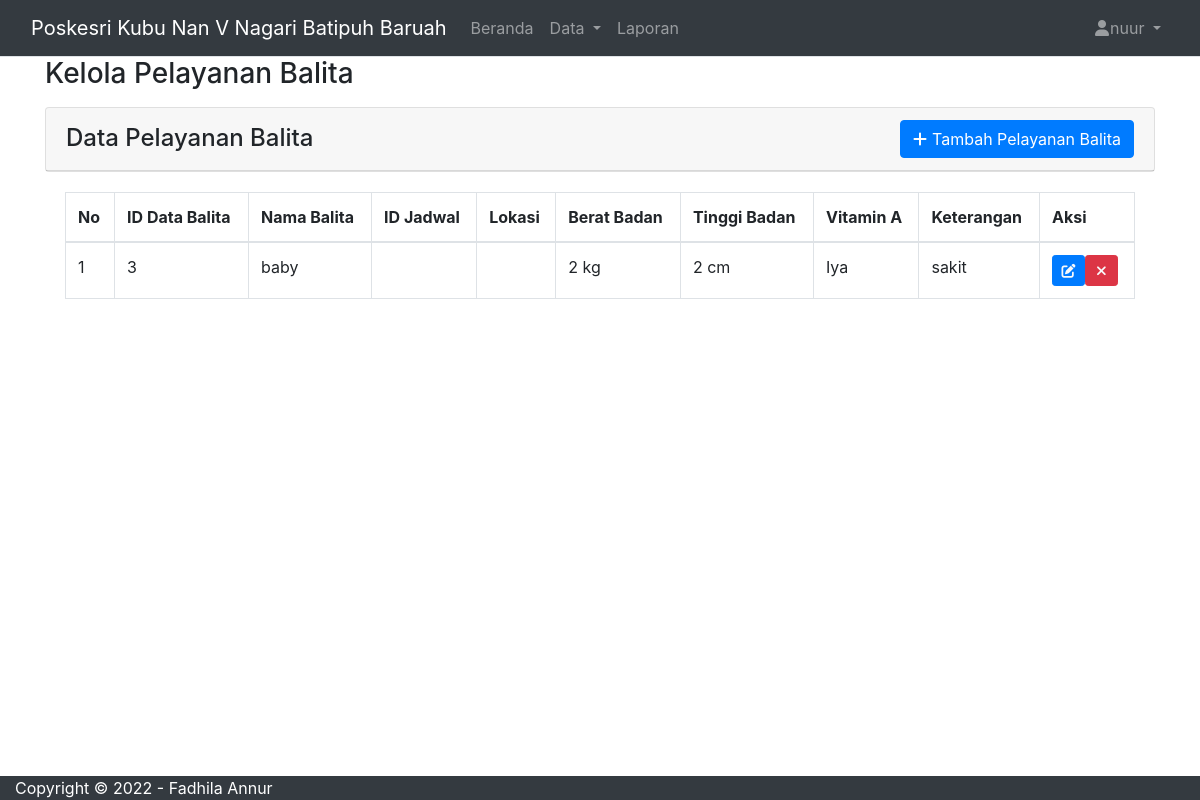
The page /admin/pelayanan_balita.php (signed in) on the database as committed earlier.
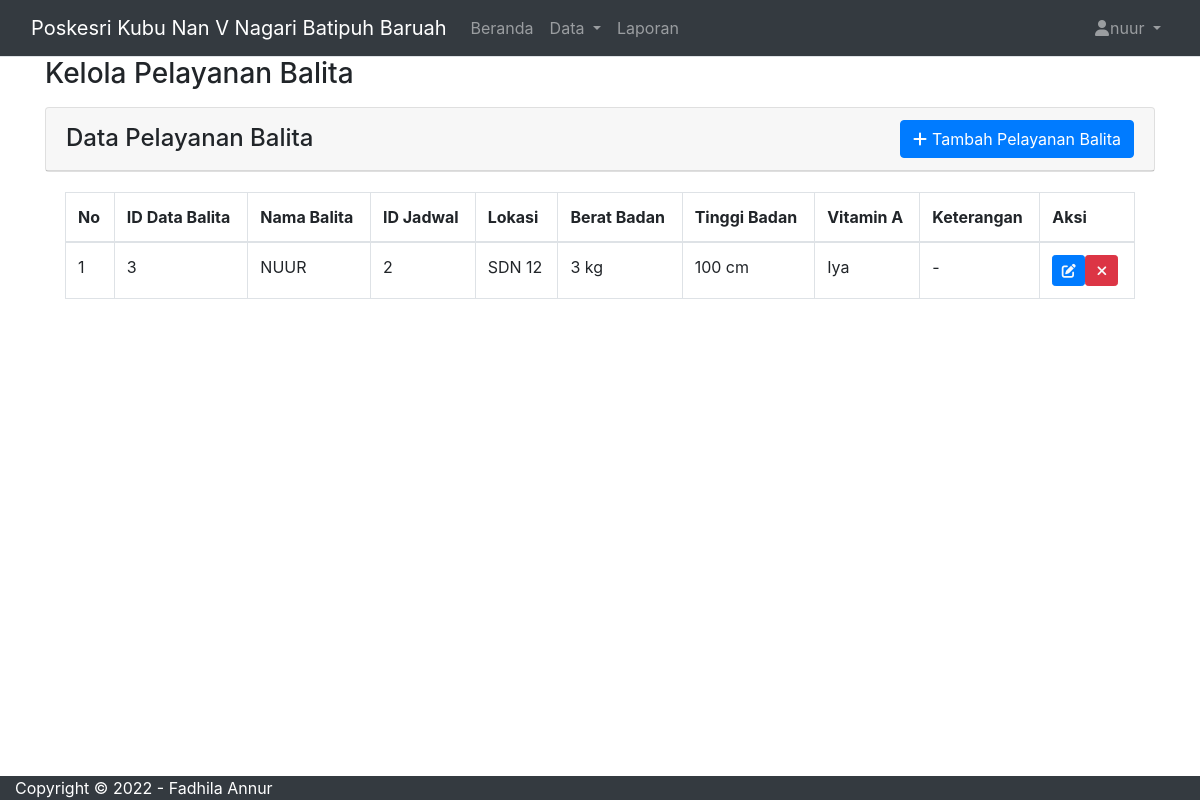
The same page on the database as committed later.
### tables this page shows
CREATE TABLE `pelayanan_balita` (
  `id_pelayanan_balita` int(11) NOT NULL,
  `id_data_balita` int(11) NOT NULL,
  `nama_balita` varchar(100) NOT NULL,
  `id_jadwal` varchar(255) NOT NULL,
  `lokasi` varchar(255) NOT NULL,
  `berat_badan` float NOT NULL,
  `tinggi_badan` float NOT NULL,
  `vitamin_a` varchar(255) NOT NULL,
  `keterangan` text NOT NULL
);

### admin/pelayanan_balita.php (the view, shortened to what the changed rows need)
<?php
include 'layout/header.php';
include '../koneksi.php';
$sql = "SELECT * FROM pelayanan_balita";
$result = $koneksi->query($sql);
?>
<div class="wrapper">
    <div class="main-panel">
        <div class="main-header">
            <?php include 'layout/navbar.php'; ?>
        <div class="container">
            <div class="page-inner">
                <div class="row">
                    <div class="col-md-12">
                        <div class="card-body">
                            <div class="table-responsive">
                                <table id="pelayananBalitaTable" class="table table-bordered table-hover">
                                    <thead>
                                        <tr>
                                            <th>No</th>
                                            <th>ID Data Balita</th>
                                            <th>Nama Balita</th>
                                            <th>ID Jadwal</th>
                                            <th>Lokasi</th>
                                            <th>Berat Badan</th>
                                            <th>Tinggi Badan</th>
                                            <th>Vitamin A</th>
                                            <th>Keterangan</th>
                                            <th>Aksi</th>
                                        </tr>
                                    </thead>
                                    <tbody>
                                        <?php
                                        if ($result->num_rows > 0) {
                                            $no = 0;
                                            while ($row = $result->fetch_assoc()) {
                                                $no++;
                                        ?>
                                                <tr>
                                                    <td><?php echo $no; ?></td>
                                                    <td><?php echo $row['id_data_balita']; ?></td>
                                                    <td><?php echo $row['nama_balita']; ?></td>
                                                    <td><?php echo $row['id_jadwal']; ?></td>
                                                    <td><?php echo $row['lokasi']; ?></td>
                                                    <td><?php echo $row['berat_badan'].' kg'; ?></td>
                                                    <td><?php echo $row['tinggi_badan'].' cm'; ?></td>
                                                    <td><?php echo $row['vitamin_a']; ?></td>
                                                    <td><?php echo $row['keterangan']; ?></td>
                                                    <td>
                                                        <div class="form-button-action d-flex">
                                                            <button class="btn btn-primary btn-sm edit-btn" data-bs-toggle="modal" data-bs-target="#pelayananBalitaModal" onclick="editPelayananBalita(<?php echo htmlspecialchars(json_encode($row)); ?>)">
                                                                <i class="fa fa-edit text-light"></i>
                                                            </button>
                                                            <a href="?delete=<?php echo $row['id_pelayanan_balita']; ?>" class="btn btn-danger btn-sm" onclick="return confirm('Are you sure you want to delete this record?')">
                                                                <i class="fa fa-times text-light"></i>
                                                            </a>
                                                        </div>
                                                    </td>
                                                </tr>
                                        <?php
                                            }
                                        } else {
                                            echo "<tr><td colspan='10' class='text-center'>No records found</td></tr>";
                                        }
                                        ?>
                                    </tbody>
                                </table>
                            </div>
                        </div>
                    </div>
                </div>
                <?php include 'layout/footer.php'; ?>

Rows that differ between the two databases and show on the page:
removed pelayanan_balita: id_data_balita "3", nama_balita "baby", berat_badan "2", tinggi_badan "2", vitamin_a "Iya", keterangan "sakit"
added pelayanan_balita: id_data_balita "3", nama_balita "NUUR", id_jadwal "2", lokasi "SDN 12", berat_badan "3", tinggi_badan "100", vitamin_a "Iya", keterangan "-"
